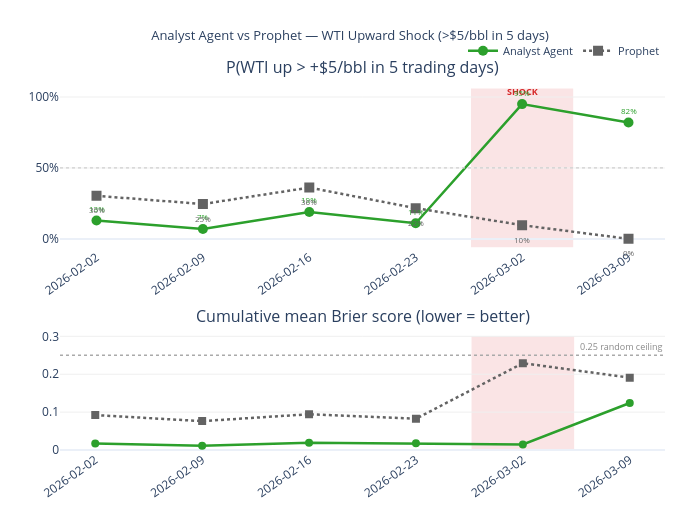

Here is the notebook cell this chart was saved with:
### Code cell
# ── Prophet probabilities for the shock origins ───────────────────────────────
prophet_shock_probs = []
for r in shock_results:
    origin = pd.Timestamp(r["origin"])
    origin_price_row = price_df[price_df.index >= origin]
    origin_price = float(origin_price_row.iloc[0]["price"]) if not origin_price_row.empty else float("nan")
    p_sub = prophet_shock_df[prophet_shock_df["origin"] == origin]
    prophet_shock_probs.append(prophet_prob_shock(p_sub, origin_price, SHOCK_THRESHOLD, SHOCK_HORIZON))

# ── Comparison chart: P(shock) over time + cumulative Brier ──────────────────
fig = make_shock_comparison_chart(shock_results, prophet_shock_probs, shock_threshold=SHOCK_THRESHOLD)
fig.show()

# ── Brier score summary ───────────────────────────────────────────────────────
agent_probs = [float(r["probability"]) for r in shock_results]
outcomes = [int(r["outcome"]) for r in shock_results]
agent_brier = compute_brier_score(agent_probs, outcomes)
valid_prophet = [(p, o) for p, o in zip(prophet_shock_probs, outcomes) if not np.isnan(p)]
prophet_brier = compute_brier_score([p for p, _ in valid_prophet], [o for _, o in valid_prophet])
brier_df = pd.DataFrame(
    {"Mean Brier score": [f"{agent_brier:.4f}", f"{prophet_brier:.4f}"]},
    index=pd.Index(["Analyst Agent", "Prophet"], name="Method"),
)
print("Mean Brier score (lower = better, 0.25 = random ceiling):")
display(brier_df)

### Figure 1 — Plotly figure (JSON) as saved in the notebook; plotly's stock layout.template omitted (floating-point values rounded to 4 significant figures)
{"data": [{"hovertemplate": "%{x}<br>P(shock)=%{y:.0%}<extra>Analyst Agent</extra>", "legendgroup": "Analyst Agent", "line": {"color": "#2ca02c", "dash": "solid", "width": 2.5}, "marker": {"size": 10, "symbol": "circle"}, "mode": "lines+markers", "name": "Analyst Agent", "showlegend": true, "type": "scatter", "x": ["2026-02-02", "2026-02-09", "2026-02-16", "2026-02-23", "2026-03-02", "2026-03-09"], "xaxis": "x", "y": [0.13, 0.07, 0.19, 0.11, 0.95, 0.82], "yaxis": "y"}, {"hovertemplate": "%{x}<br>P(shock)=%{y:.0%}<extra>Prophet</extra>", "legendgroup": "Prophet", "line": {"color": "#636363", "dash": "dot", "width": 2.5}, "marker": {"size": 10, "symbol": "square"}, "mode": "lines+markers", "name": "Prophet", "showlegend": true, "type": "scatter", "x": ["2026-02-02", "2026-02-09", "2026-02-16", "2026-02-23", "2026-03-02", "2026-03-09"], "xaxis": "x", "y": [0.3036, 0.2456, 0.3617, 0.2164, 0.09672, 1.628e-05], "yaxis": "y"}, {"hovertemplate": "%{x}<br>Cumul. Brier: %{y:.3f}<extra>Analyst Agent</extra>", "legendgroup": "Analyst Agent", "line": {"color": "#2ca02c", "dash": "solid", "width": 2.5}, "marker": {"size": 8, "symbol": "circle"}, "mode": "lines+markers", "name": "Analyst Agent", "showlegend": false, "type": "scatter", "x": ["2026-02-02", "2026-02-09", "2026-02-16", "2026-02-23", "2026-03-02", "2026-03-09"], "xaxis": "x2", "y": [0.0169, 0.0109, 0.0193, 0.0175, 0.0145, 0.1241], "yaxis": "y2"}, {"hovertemplate": "%{x}<br>Cumul. Brier: %{y:.3f}<extra>Prophet</extra>", "legendgroup": "Prophet", "line": {"color": "#636363", "dash": "dot", "width": 2.5}, "marker": {"size": 8, "symbol": "square"}, "mode": "lines+markers", "name": "Prophet", "showlegend": false, "type": "scatter", "x": ["2026-02-02", "2026-02-09", "2026-02-16", "2026-02-23", "2026-03-02", "2026-03-09"], "xaxis": "x2", "y": [0.09218, 0.07626, 0.09444, 0.08254, 0.2292, 0.191], "yaxis": "y2"}], "layout": {"annotations": [{"font": {"size": 16}, "showarrow": false, "text": "P(WTI up > +$5/bbl in 5 trading days)", "x": 0.5, "xanchor": "center", "xref": "paper", "y": 1, "yanchor": "bottom", "yref": "paper"}, {"font": {"size": 16}, "showarrow": false, "text": "Cumulative mean Brier score (lower = better)", "x": 0.5, "xanchor": "center", "xref": "paper", "y": 0.3276, "yanchor": "bottom", "yref": "paper"}, {"font": {"color": "#d62728", "size": 9}, "showarrow": false, "text": "<b>SHOCK</b>", "x": "2026-03-02", "xref": "x", "y": 1.04, "yref": "y"}, {"font": {"color": "#2ca02c", "size": 8}, "showarrow": false, "text": "13%", "x": "2026-02-02", "xref": "x", "y": 0.13, "yref": "y", "yshift": 12}, {"font": {"color": "#2ca02c", "size": 8}, "showarrow": false, "text": "7%", "x": "2026-02-09", "xref": "x", "y": 0.07, "yref": "y", "yshift": 12}, {"font": {"color": "#2ca02c", "size": 8}, "showarrow": false, "text": "19%", "x": "2026-02-16", "xref": "x", "y": 0.19, "yref": "y", "yshift": 12}, {"font": {"color": "#2ca02c", "size": 8}, "showarrow": false, "text": "11%", "x": "2026-02-23", "xref": "x", "y": 0.11, "yref": "y", "yshift": 12}, {"font": {"color": "#2ca02c", "size": 8}, "showarrow": false, "text": "95%", "x": "2026-03-02", "xref": "x", "y": 0.95, "yref": "y", "yshift": 12}, {"font": {"color": "#2ca02c", "size": 8}, "showarrow": false, "text": "82%", "x": "2026-03-09", "xref": "x", "y": 0.82, "yref": "y", "yshift": 12}, {"font": {"color": "#636363", "size": 8}, "showarrow": false, "text": "30%", "x": "2026-02-02", "xref": "x", "y": 0.3036, "yref": "y", "yshift": -14}, {"font": {"color": "#636363", "size": 8}, "showarrow": false, "text": "25%", "x": "2026-02-09", "xref": "x", "y": 0.2456, "yref": "y", "yshift": -14}, {"font": {"color": "#636363", "size": 8}, "showarrow": false, "text": "36%", "x": "2026-02-16", "xref": "x", "y": 0.3617, "yref": "y", "yshift": -14}, {"font": {"color": "#636363", "size": 8}, "showarrow": false, "text": "22%", "x": "2026-02-23", "xref": "x", "y": 0.2164, "yref": "y", "yshift": -14}, {"font": {"color": "#636363", "size": 8}, "showarrow": false, "text": "10%", "x": "2026-03-02", "xref": "x", "y": 0.09672, "yref": "y", "yshift": -14}, {"font": {"color": "#636363", "size": 8}, "showarrow": false, "text": "0%", "x": "2026-03-09", "xref": "x", "y": 1.628e-05, "yref": "y", "yshift": -14}, {"font": {"color": "#888888", "size": 9}, "showarrow": false, "text": "0.25 random ceiling", "x": 1, "xanchor": "right", "xref": "x2 domain", "y": 0.25, "yanchor": "bottom", "yref": "y2"}], "height": 520, "legend": {"font": {"size": 11}, "orientation": "h", "x": 1, "xanchor": "right", "y": 1.04, "yanchor": "bottom"}, "margin": {"b": 70, "l": 60, "r": 35, "t": 80}, "shapes": [{"fillcolor": "rgba(214,39,40,0.12)", "layer": "below", "line": {"width": 0}, "type": "rect", "x0": 3.52, "x1": 4.48, "xref": "x", "y0": -0.06, "y1": 1.06, "yref": "y"}, {"fillcolor": "rgba(214,39,40,0.12)", "layer": "below", "line": {"width": 0}, "type": "rect", "x0": 3.52, "x1": 4.48, "xref": "x2", "y0": 0, "y1": 0.3, "yref": "y2"}, {"line": {"color": "#d0d0d0", "dash": "dot", "width": 1.2}, "type": "line", "x0": 0, "x1": 1, "xref": "x domain", "y0": 0.5, "y1": 0.5, "yref": "y"}, {"line": {"color": "#aaaaaa", "dash": "dot", "width": 1.5}, "type": "line", "x0": 0, "x1": 1, "xref": "x2 domain", "y0": 0.25, "y1": 0.25, "yref": "y2"}], "title": {"font": {"size": 13}, "text": "Analyst Agent vs Prophet — WTI Upward Shock (>$5/bbl in 5 days)", "x": 0.5}, "width": 700, "xaxis": {"anchor": "y", "domain": [0, 1], "showgrid": false, "tickangle": -35, "type": "category"}, "xaxis2": {"anchor": "y2", "domain": [0, 1], "showgrid": false, "tickangle": -35, "type": "category"}, "yaxis": {"anchor": "x", "domain": [0.5476, 1], "gridcolor": "#f0f0f0", "range": [-0.06, 1.12], "showgrid": true, "tickformat": ".0%"}, "yaxis2": {"anchor": "x2", "domain": [0, 0.3276], "gridcolor": "#f0f0f0", "range": [0, 0.32], "showgrid": true}}}
